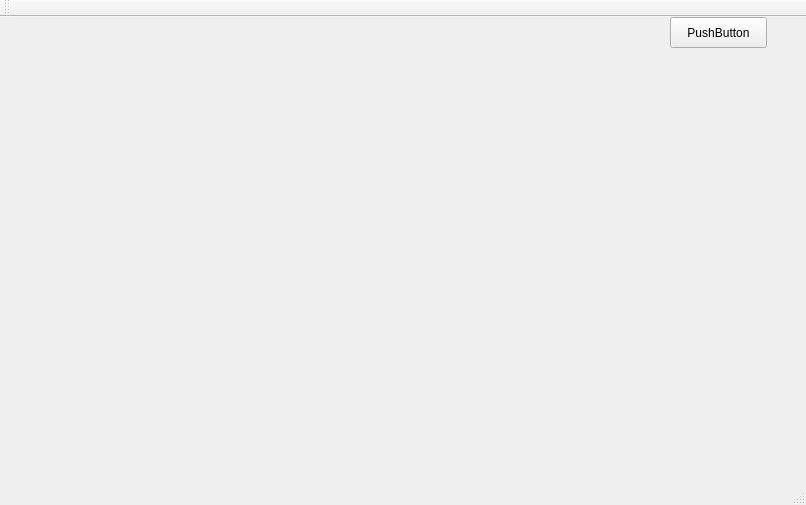
<?xml version="1.0" encoding="UTF-8"?>
<ui version="4.0">
 <class>MainWindow</class>
 <widget class="QMainWindow" name="MainWindow">
  <property name="geometry">
   <rect>
    <x>0</x>
    <y>0</y>
    <width>806</width>
    <height>505</height>
   </rect>
  </property>
  <property name="windowTitle">
   <string>MainWindow</string>
  </property>
  <widget class="QWidget" name="centralWidget">
   <widget class="QLabel" name="label">
    <property name="geometry">
     <rect>
      <x>20</x>
      <y>-10</y>
      <width>601</width>
      <height>411</height>
     </rect>
    </property>
    <property name="text">
     <string/>
    </property>
   </widget>
   <widget class="QPushButton" name="pushButton">
    <property name="geometry">
     <rect>
      <x>670</x>
      <y>0</y>
      <width>97</width>
      <height>31</height>
     </rect>
    </property>
    <property name="text">
     <string>PushButton</string>
    </property>
   </widget>
  </widget>
  <widget class="QMenuBar" name="menuBar">
   <property name="geometry">
    <rect>
     <x>0</x>
     <y>0</y>
     <width>806</width>
     <height>27</height>
    </rect>
   </property>
  </widget>
  <widget class="QToolBar" name="mainToolBar">
   <attribute name="toolBarArea">
    <enum>TopToolBarArea</enum>
   </attribute>
   <attribute name="toolBarBreak">
    <bool>false</bool>
   </attribute>
  </widget>
  <widget class="QStatusBar" name="statusBar"/>
 </widget>
 <layoutdefault spacing="6" margin="11"/>
 <resources/>
 <connections/>
</ui>
